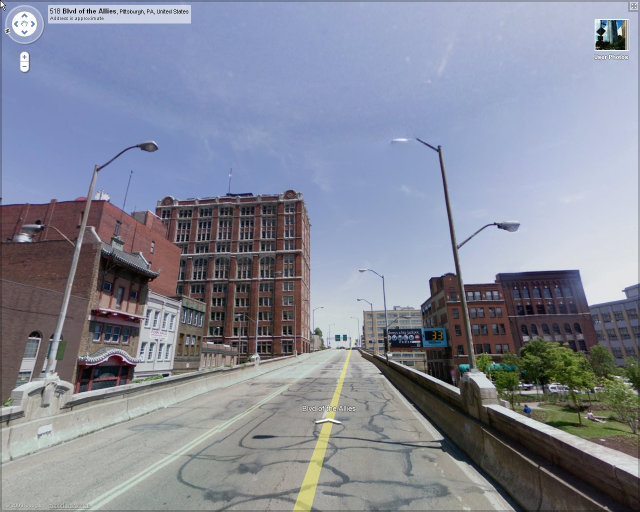
#> input picture 2023-2024/PMPm-22/master-thesis/Dmytro_Slobodianiuk/test/test.jpg, 1280 x 1024 px, given in place of test.png, which was not available (shown at 1/2 size)
$ jupyter execute --allow-errors Image_Processing_And_YOLO_training.ipynb   (older library calls are emulated)   (text cells are left out)
#> lines starting #> are read from the running program, lines starting #| are printed output that depends on the picture; after the words box and inside, x2 and y2 are one past the last pixel; in counts of white or black regions, pixels touching at a corner belong together; pictures that were not available may be replaced by others from this repository, and a replacement may not be noted
[cell 1]
import cv2 as cv2
import numpy as np
from pykuwahara import kuwahara
import ipywidgets as widgets
from IPython.display import display
from ipywidgets import interact

[cell 2]
img = cv2.imread("test.png",cv2.IMREAD_GRAYSCALE)
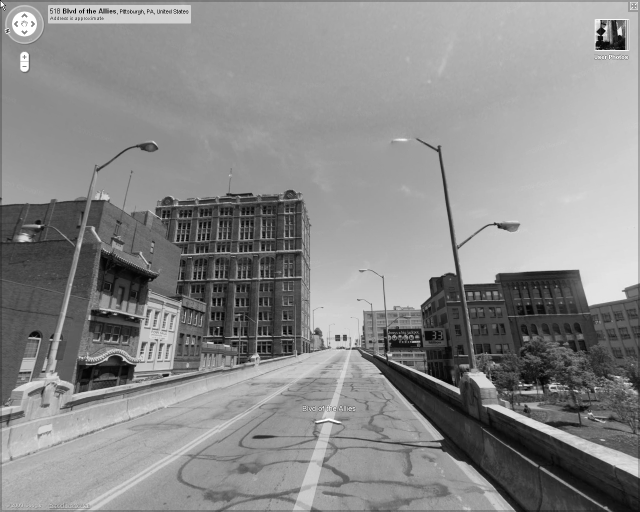
#> img: shape (1024, 1280) (shown at 1/2 size); min 0, max 255, mean 137.7
filename=img

[cell 3]
import cv2
#> (the rest of this cell did not finish here and is left out)

#> (a cell that did not finish here is left out)

[cell 5]
import cv2
#> (the rest of this cell did not finish here and is left out)

#> (a cell that did not finish here is left out)

[cell 7]
from ultralytics import YOLO
#> (the rest of this cell did not finish here and is left out)

[cell 8]
filt_gaus=cv2.GaussianBlur(img,(3,3),0)
filt_bilateral=cv2.bilateralFilter(img,9,250,250)
#> (the rest of this cell did not finish here and is left out)

[cell 9]
filt_to_edge=filt_gaus
img_resolution=(1000,1000)
resized_img=cv2.resize(img,img_resolution)
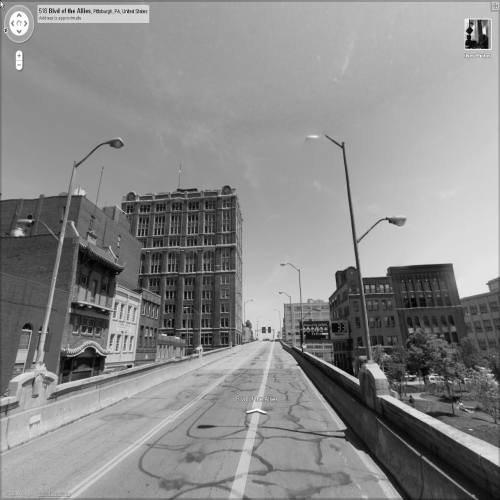
#> resized_img: shape (1000, 1000) (shown at 1/2 size); min 1, max 255, mean 137.6
res_blur=cv2.resize(filt_to_edge,img_resolution)
#> the sliders are set to filter_type = Gaussian, kernel_size = 5, dx_n = 1, dy_n = 1, sob_kernel_size = 3
#cv2.imshow("blurred_image",res_blur)

[cell 10]
import cv2 as cv2
import numpy as np
from pykuwahara import kuwahara
import ipywidgets as widgets
from IPython.display import display
from ipywidgets import interact


img = cv2.imread("test.png", cv2.IMREAD_GRAYSCALE)

def process_image(filter_type, kernel_size, dx_n, dy_n, sob_kernel_size):
#> called with filter_type = 'Gaussian', kernel_size = 5, dx_n = 1, dy_n = 1, sob_kernel_size = 3
    if filter_type == 'Gaussian':
        filtered_img = cv2.GaussianBlur(img, (kernel_size, kernel_size), 0)
    elif filter_type == 'Bilateral':
        filtered_img = cv2.bilateralFilter(img, 9, 250, 250)
    elif filter_type == 'Kuwahara':
        filtered_img = kuwahara(img, method='mean', radius=kernel_size)

    sob = cv2.Sobel(filtered_img, cv2.CV_64F, dx=dx_n, dy=dy_n, ksize=sob_kernel_size)
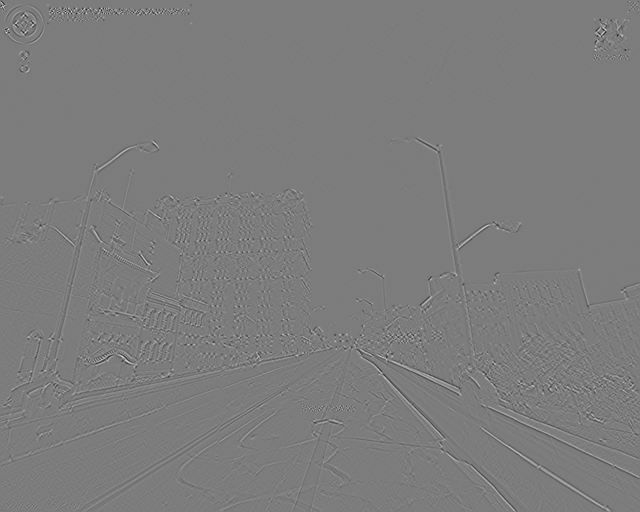
#> sob: shape (1024, 1280) float64 (shown at 1/2 size); min -91, max 95, mean 0; drawn with min black and max white
#> the sliders are set to option = <module 'ipywidgets.Dropdown_'

    display(widgets.Image(value=cv2.imencode('.jpg', img)[1].tobytes()))

filter_dropdown = widgets.Dropdown(
    options=['Gaussian', 'Bilateral', 'Kuwahara', 'None'],
    value='Gaussian',
    description='Filter Type:'
)

kernel_size_slider = widgets.IntSlider(
    min=1,
    max=15,
    step=2,
    value=5,
    description='Kernel Size:'
)

sob_kernel_size_slider = widgets.IntSlider(
    min=1,
    max=15,
    step=2,
    value=3,
    description='Sobel Kernel Size:'
)

dx_slider = widgets.IntSlider(min=0, max=5, step=1, value=1, description='dx:')
dy_slider = widgets.IntSlider(min=0, max=5, step=1, value=1, description='dy:')

interact(process_image, filter_type=filter_dropdown, kernel_size=kernel_size_slider, dx_n=dx_slider, dy_n=dy_slider, sob_kernel_size=sob_kernel_size_slider);

[cell 11]
def process_image_by_prewitt( option):
    kernelx = np.array([[1, 1, 1], [0, 0, 0], [-1, -1, -1]])
    kernely = np.array([[-1, 0, 1], [-1, 0, 1], [-1, 0, 1]])
    img_prewittx = cv2.filter2D(filt_to_edge, cv2.CV_64F, kernelx)
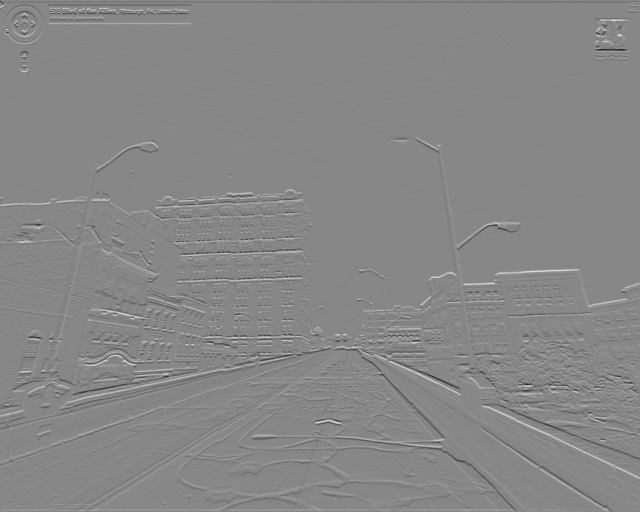
#> img_prewittx: shape (1024, 1280) float64 (shown at 1/2 size); min -552, max 490, mean 0.1; drawn with min black and max white
    img_prewitty = cv2.filter2D(filt_to_edge, cv2.CV_64F, kernely)
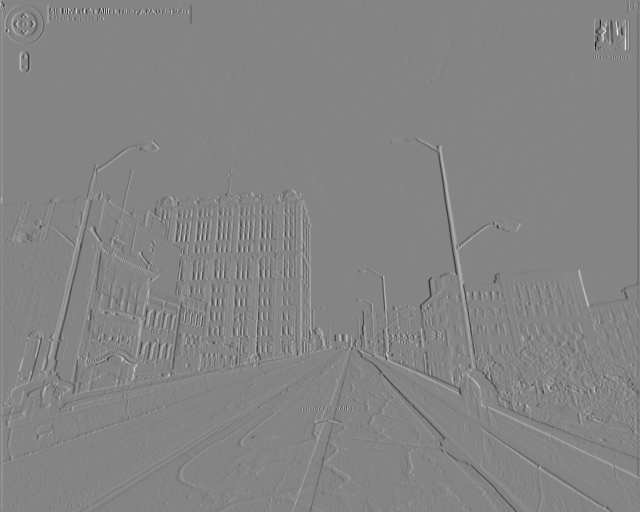
#> img_prewitty: shape (1024, 1280) float64 (shown at 1/2 size); min -517, max 478, mean 0.1; drawn with min black and max white
    img_combined =  img_prewittx + img_prewitty
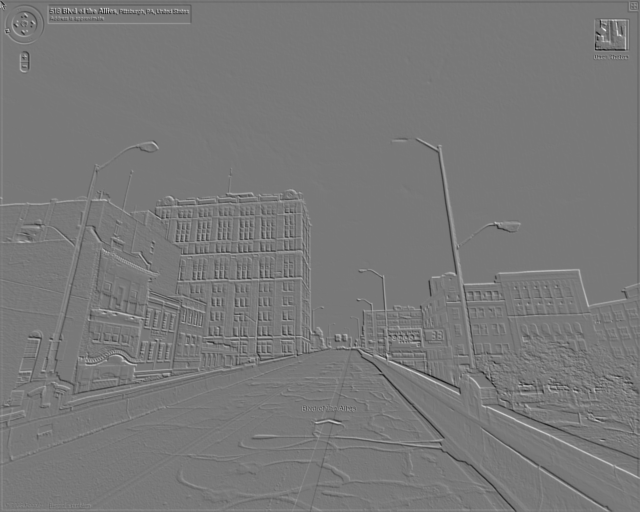
#> img_combined: shape (1024, 1280) float64 (shown at 1/2 size); min -630, max 699, mean 0.3; drawn with min black and max white
    img_combined = cv2.addWeighted(img_prewittx,0.5,img_prewitty,0.5,0)
#> the sliders are set to laplacian_kernel_size = 3

    if option == 'Prewitt X':
        display(widgets.Image(value=cv2.imencode('.jpg', img_prewittx)[1].tobytes()))
    elif option == 'Prewitt Y':
        display(widgets.Image(value=cv2.imencode('.jpg', img_prewitty)[1].tobytes()))
    elif option == 'Prewitt X + Y':
        display(widgets.Image(value=cv2.imencode('.jpg', img_combined)[1].tobytes()))


option_dropdown = widgets.Dropdown(options=['Prewitt X', 'Prewitt Y', 'Prewitt X + Y'], description='Option')

widgets.interact(process_image_by_prewitt, option=option_dropdown)

[cell 12]
def process_image_by_laplacian(laplacian_kernel_size):
#> called with laplacian_kernel_size = 3
    img_laplace=cv2.Laplacian(filt_to_edge,cv2.CV_64F,ksize=laplacian_kernel_size)
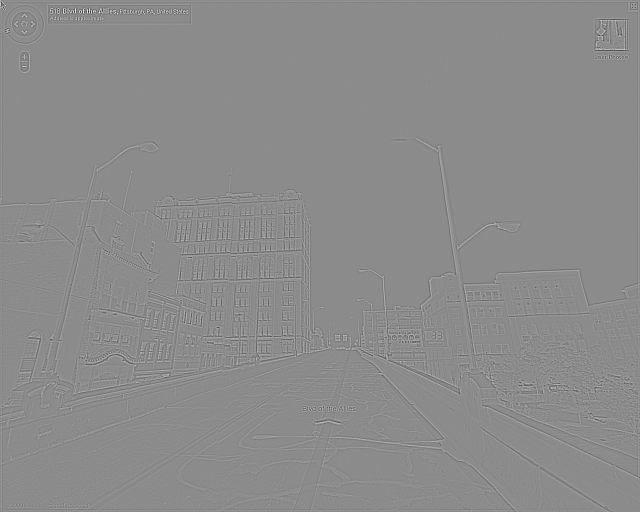
#> img_laplace: shape (1024, 1280) float64 (shown at 1/2 size); min -690, max 568, mean 0; drawn with min black and max white
#> the sliders are set to thr_1 = 150, thr_2 = 250
    display(widgets.Image(value=cv2.imencode('.jpg', img_laplace)[1].tobytes()))


thr_1_slider = widgets.IntSlider(min=1, max=15, step=2, value=3, description='Laplacian_Kernel_Size:')
interact(process_image_by_laplacian, laplacian_kernel_size=thr_1_slider);

[cell 13]
def process_image_by_canny(thr_1, thr_2):
#> called with thr_1 = 150, thr_2 = 250
    Canny_img = cv2.Canny(filt_to_edge, thr_1, thr_2)
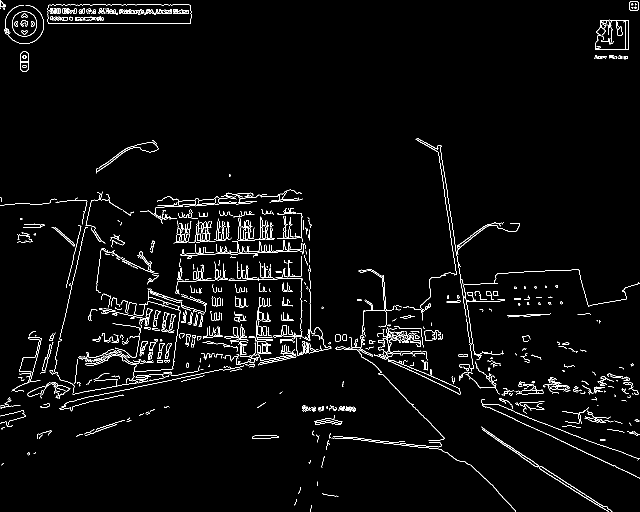
#> Canny_img: shape (1024, 1280) (shown at 1/2 size); 2.8% white in thin lines or dots
    display(widgets.Image(value=cv2.imencode('.jpg', Canny_img)[1].tobytes()))

thr_1_slider = widgets.IntSlider(min=0, max=500, step=1, value=150, description='Threshold 1:')
thr_2_slider = widgets.IntSlider(min=0, max=500, step=1, value=250, description='Threshold 2:')

interact(process_image_by_canny, thr_1=thr_1_slider, thr_2=thr_2_slider)

$ run again, with 2023-2024/PMPm-22/master-thesis/Dmytro_Slobodianiuk/test/471241_originalpred.jpg copied over 2023-2024/PMPm-22/master-thesis/Dmytro_Slobodianiuk/test/test.jpg
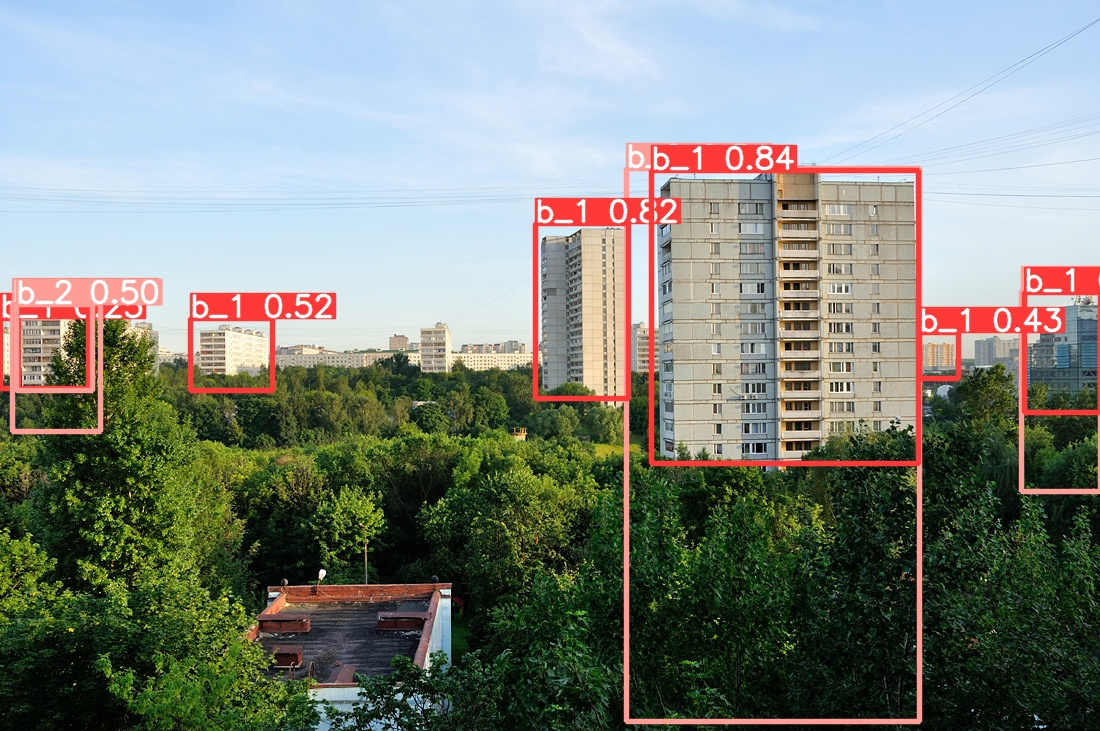
#> input picture 2023-2024/PMPm-22/master-thesis/Dmytro_Slobodianiuk/test/471241_originalpred.jpg, 1100 x 731 px, given in place of test.png, which was not available
#> in process_image_by_laplacian, `img_laplace=cv2.Laplacian(filt_to_edge,cv2.CV_64F,ksize=laplacian_kern..`:
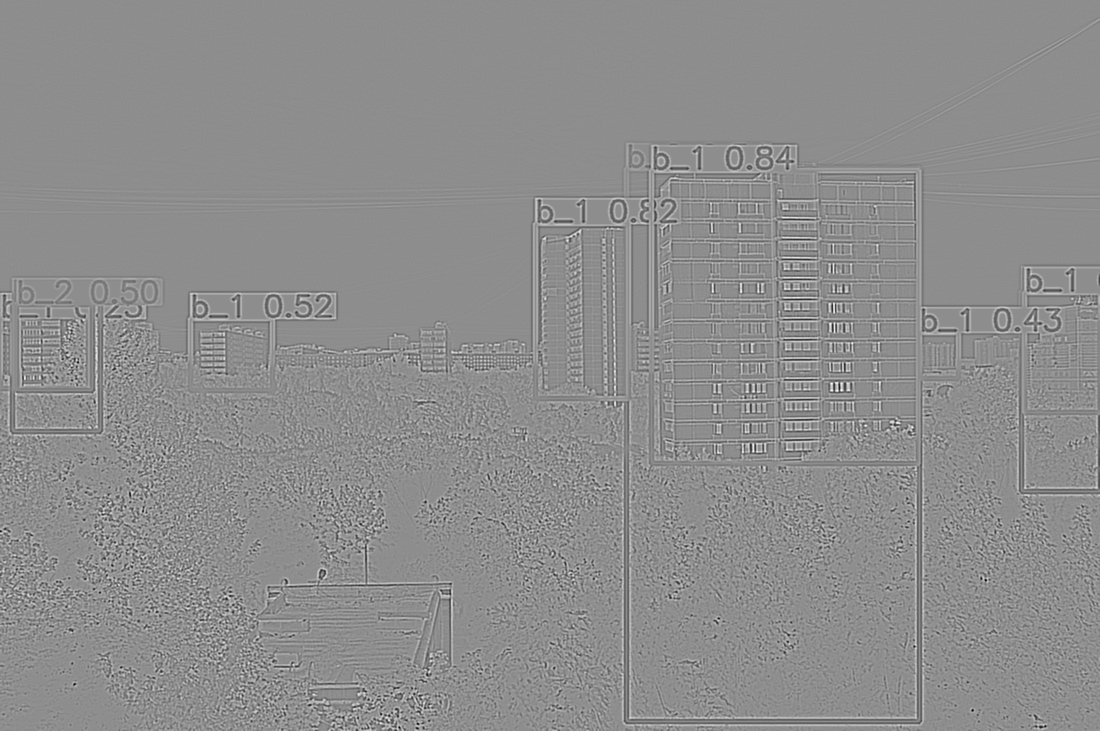
#> img_laplace: shape (731, 1100) float64; min -576, max 460, mean 0; drawn with min black and max white
#> in process_image_by_canny, `Canny_img = cv2.Canny(filt_to_edge, thr_1, thr_2)`:
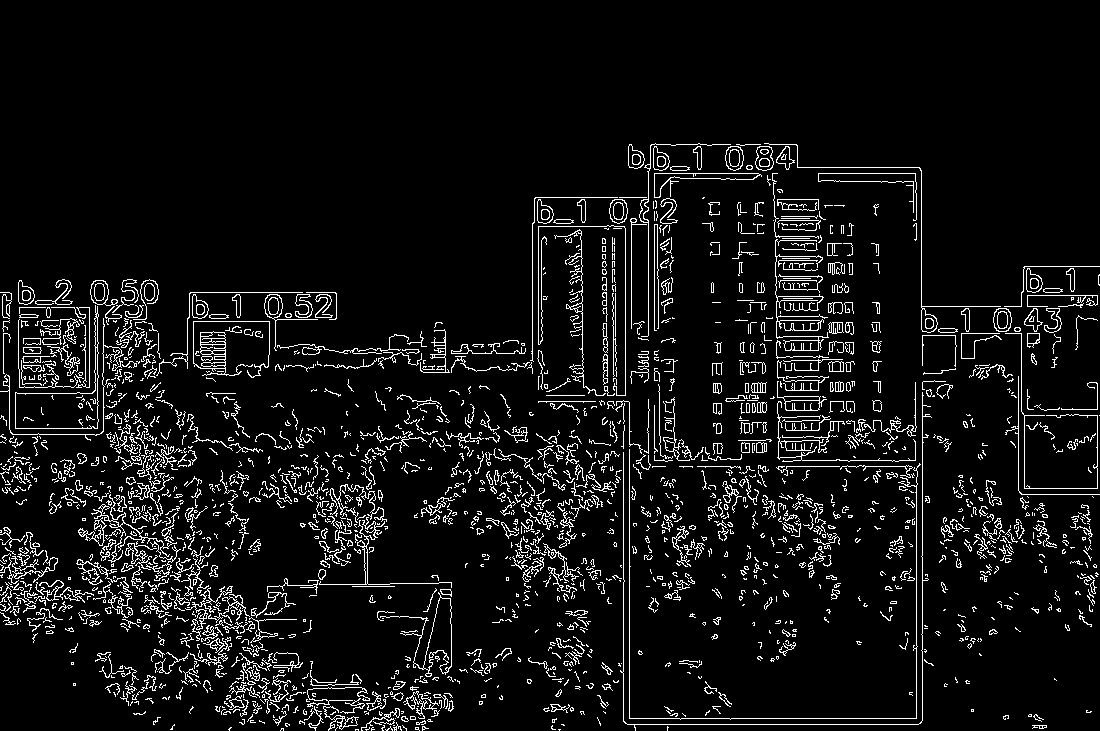
#> Canny_img: shape (731, 1100); 6.9% white in thin lines or dots, all inside (x1, y1, x2, y2) = (0, 143, 1100, 731)
